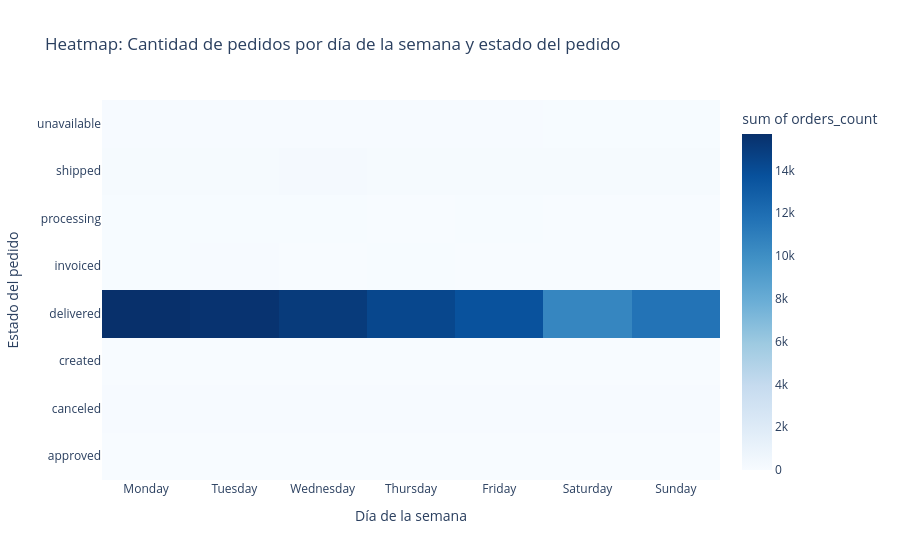

Write notebook code for a chart like this one.
### Markdown cell above
## 2. Creación de visualizaciones

2.1 HEATMAP con px.density_heatmap

Heatmap: day_of_week vs order_status (intensidad = cantidad de pedidos)

### Code cell
df_heat = df.dropna(subset=["order_purchase_timestamp", "order_status"]).copy()

df_heat["day_of_week"] = df_heat["order_purchase_timestamp"].dt.day_name()

# Para que quede ordenado (Lunes → Domingo)
order_days = ["Monday","Tuesday","Wednesday","Thursday","Friday","Saturday","Sunday"]
df_heat["day_of_week"] = pd.Categorical(df_heat["day_of_week"], categories=order_days, ordered=True)

heat_data = (
    df_heat.groupby(["day_of_week", "order_status"])
    .size()
    .reset_index(name="orders_count")
)
heat_data.head()

fig_heat = px.density_heatmap(
    heat_data,
    x="day_of_week",
    y="order_status",
    z="orders_count",
    color_continuous_scale="Blues",
    title="Heatmap: Cantidad de pedidos por día de la semana y estado del pedido"
)

fig_heat.update_layout(xaxis_title="Día de la semana", yaxis_title="Estado del pedido")
fig_heat.show()
fig_heat.write_image("heatmap_pedidos_todos.png")

### Figure 1 — Plotly figure (JSON) as saved in the notebook; plotly's stock layout.template omitted (floating-point values rounded to 4 significant figures)
{"data": [{"coloraxis": "coloraxis", "histfunc": "sum", "hovertemplate": "day_of_week=%{x}<br>order_status=%{y}<br>sum of orders_count=%{z}<extra></extra>", "name": "", "type": "histogram2d", "x": ["Monday", "Monday", "Monday", "Monday", "Monday", "Monday", "Monday", "Monday", "Tuesday", "Tuesday", "Tuesday", "Tuesday", "Tuesday", "Tuesday", "Tuesday", "Tuesday", "Wednesday", "Wednesday", "Wednesday", "Wednesday", "Wednesday", "Wednesday", "Thursday", "Thursday", "Thursday", "Thursday", "Thursday", "Thursday", "Friday", "Friday", "Friday", "Friday", "Friday", "Friday", "Friday", "Saturday", "Saturday", "Saturday", "Saturday", "Saturday", "Saturday", "Saturday", "Sunday", "Sunday", "Sunday", "Sunday", "Sunday", "Sunday"], "xaxis": "x", "xbingroup": "x", "y": ["approved", "canceled", "created", "delivered", "invoiced", "processing", "shipped", "unavailable", "approved", "canceled", "created", "delivered", "invoiced", "processing", "shipped", "unavailable", "canceled", "delivered", "invoiced", "processing", "shipped", "unavailable", "canceled", "delivered", "invoiced", "processing", "shipped", "unavailable", "canceled", "created", "delivered", "invoiced", "processing", "shipped", "unavailable", "canceled", "created", "delivered", "invoiced", "processing", "shipped", "unavailable", "canceled", "delivered", "invoiced", "processing", "shipped", "unavailable"], "yaxis": "y", "ybingroup": "y", "z": [1, 115, 1, 15701, 51, 53, 172, 102, 1, 112, 2, 15503, 64, 44, 146, 91, 96, 15076, 38, 40, 199, 103, 100, 14323, 60, 35, 153, 90, 72, 1, 13685, 39, 53, 171, 101, 62, 1, 10555, 35, 38, 135, 61, 68, 11635, 27, 38, 131, 61]}], "layout": {"coloraxis": {"colorbar": {"title": {"text": "sum of orders_count"}}, "colorscale": [[0, "rgb(247,251,255)"], [0.125, "rgb(222,235,247)"], [0.25, "rgb(198,219,239)"], [0.375, "rgb(158,202,225)"], [0.5, "rgb(107,174,214)"], [0.625, "rgb(66,146,198)"], [0.75, "rgb(33,113,181)"], [0.875, "rgb(8,81,156)"], [1, "rgb(8,48,107)"]]}, "legend": {"tracegroupgap": 0}, "title": {"text": "Heatmap: Cantidad de pedidos por día de la semana y estado del pedido"}, "xaxis": {"anchor": "y", "domain": [0, 1], "title": {"text": "Día de la semana"}}, "yaxis": {"anchor": "x", "domain": [0, 1], "title": {"text": "Estado del pedido"}}}}
